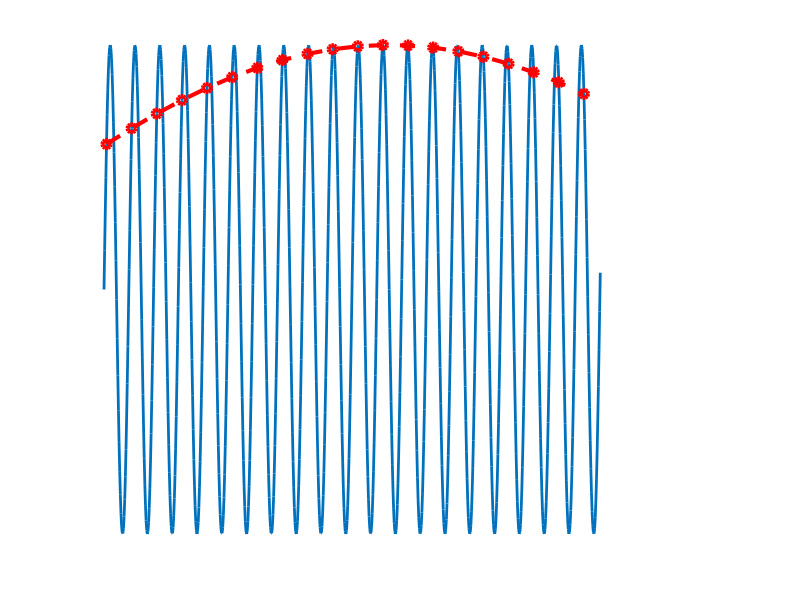
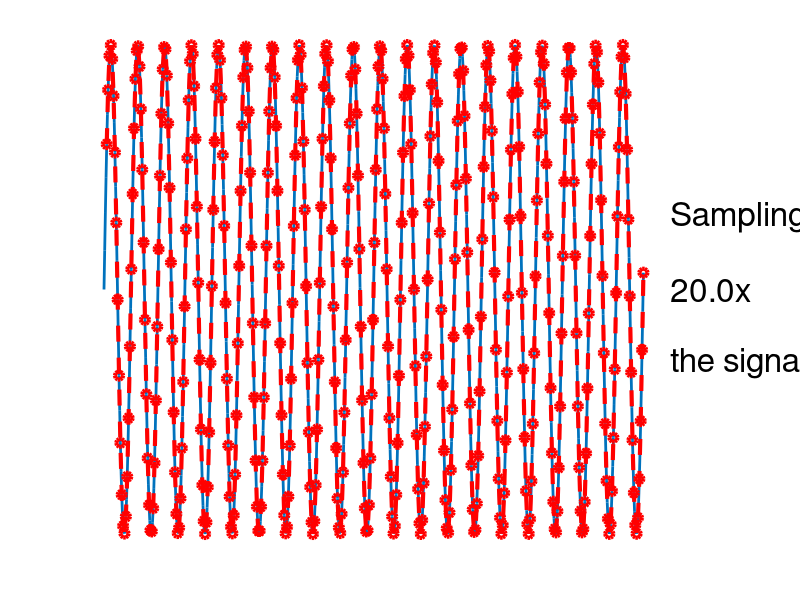
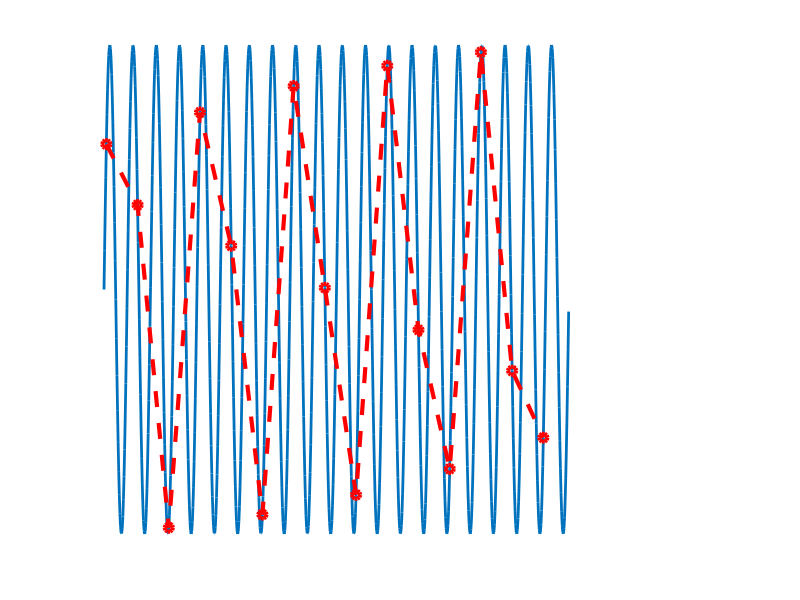
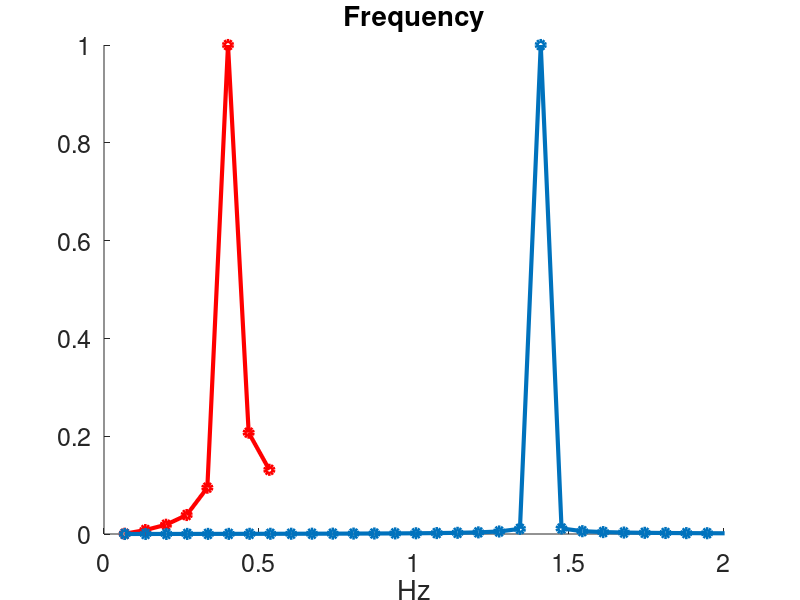

The MATLAB script that drew these images, in order:
% time series plot - alias to low frequencies

% 2*pi radians is one period of the sine wave.
% this code will produce a sine wave with periodicity of 40.5 samples.
% so signal frequency is 1/40.5 samples
% there will be about 20 periods in the plot

x = 0:1/(2*pi):40*pi + 1/(2*pi);
y = sin(x); 
rad2s = inline('x ./ (2*pi)');
s = rad2s(x);                   % assume this happens over 20 seconds (arbitrary)

figure('Color','w','Position',[68         784        1431         227]);
plot(s,y, 'LineWidth', 2)

% undersample: every 40 elements is ~every 2 sec (TR = 2)
sh = 5; 
z = y(sh:40:end);  % z is undersampled signal
z2 = s(sh:40:end); 
hold on; 
plot(z2,z,'ro--', 'LineWidth', 3)

sig1 = z; % save for fft plot

set(gca, 'FontSize', 20, 'YColor', 'w');
axis off
% dt = diff(s)
% dt(1) * 40
% % 1.01 sec = downsampling

%% Time series plot - sample at Nyquist

% 2*pi radians is one period of the sine wave.
% this code will produce a sine wave with periodicity of 40.5 samples.
% so signal frequency is 1/40.5 samples
% there will be about 20 periods in the plot

x = 0:1/(2*pi):40*pi + 1/(2*pi);
y = sin(x);
rad2s = inline('x ./ (2*pi)');
s = rad2s(x);                   % assume this happens over 20 seconds (arbitrary)

figure('Color','w','Position',[68         784        1431         227]);
plot(s,y, 'LineWidth', 2)
axis tight
text(21, 0.3, 'Sampling at', 'FontSize', 24 );
text(21, -0.3, 'the signal period', 'FontSize', 24 );
set(gca, 'XLim', [0 23]);

% undersample: every 40 elements is ~every 2 sec (TR = 2)
% every 20 elements is twice the sampling freq, the Nyquist limit
for sampleevery = 80:-1:2
    
    sh = 5;
    %sampleevery = 10;
    z = y(sh:sampleevery:end);  % z is undersampled signal
    z2 = s(sh:sampleevery:end);
    hold on;
    if exist('hh', 'var') && ishandle(hh), delete(hh); end
    hh = plot(z2,z,'ro--', 'LineWidth', 3);
    
    set(gca, 'FontSize', 20, 'YColor', 'w');
    axis off
    
    if exist('hh2', 'var') && ishandle(hh2), delete(hh2); end
    hh2 = text(21, 0, sprintf('%3.1fx', 40/sampleevery), 'FontSize', 24);
    
    drawnow
    pause(.8)
    
end

% dt = diff(s)
% dt(1) * 40
% % 1.01 sec = downsampling

%% time series plot - alias to moderate frequencies

x = 0:1/(2*pi):40*pi;
y = sin(x); 

rad2s = inline('x ./ (2*pi) * 60 ./ P1', 1);   % p1 is frequency in cycles / s
s = rad2s(x,80);

figure('Color','w','Position',[68         784        1431         227]);
plot(s,y, 'LineWidth', 2)

RTy = 1./length(s(s < 1));
sh = 5; 
z = y(sh:length(s(s < 1)):end);  % signal - undersampled
z2=s(sh:length(s(s < 1)):end);   % x

hold on; 
plot(z2,z,'ro--', 'LineWidth', 3)

set(gca, 'FontSize', 20, 'YColor', 'w');
axis off

%% FFT plot

%create_figure('fft');
% 
% 
% [myfft, freq, handle] = fft_plot_scnlab(sig1, dt, 'color', 'r'); hold on
% 
% [myfft, freq, handle] = fft_plot_scnlab(z, 1/RTy, 'color', [1 .5 0]);
% 
% [myfft, freq, handle] = fft_plot_scnlab(y, dt, 'color', [0    0.4470    0.7410]);

%% OLD - but good

figure('Color','w'); 
hold on

zz = abs(fft(z)); zz = zz./max(zz); 
plot((1:round(length(zz)./2)) ./ length(zz), zz(1:round(length(zz)./2)),'ro-', 'LineWidth', 3)

yy = abs(fft(y)); 
yy2 = yy(1:round(length(yy)./2)); yy2 = yy2./max(yy2);
hold on; 
plot((1:round(length(yy)./2)) ./ (RTy * length(yy)), yy2,'o-', 'Color', [0    0.4470    0.7410], 'LineWidth', 3)

title('Frequency','FontSize',18)
xlabel('Hz','FontSize',18)
set(gca,'FontSize',18)

set(gca,'XLim',[0 2])
